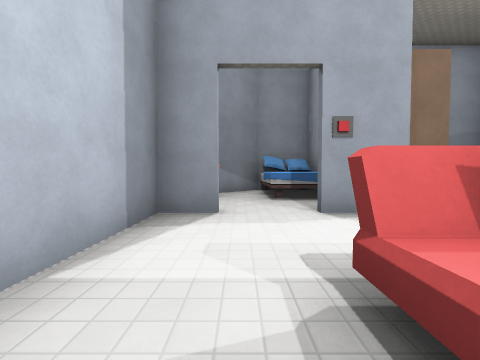
View 1 (above)

16 first-person views from a walk through a 3-D level made in the Godot game engine. The camera is 1.4 m above the floor, tilts 2° down and sees 90° across. The floor is counted in squares, 2 m on a side. Each view is taken from the middle of a square. On the plan, view 1 faces up. The plan holds only what a view shows up to about 9 squares ahead; the rest is blank. The place goes on beyond the plan. Door leaves are left out where a doorway can be walked through. Some surface patterns are stand-ins.

View 2
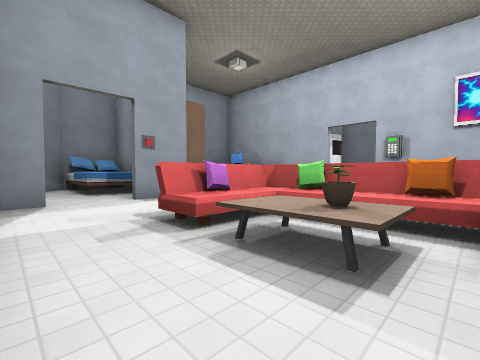

View 3
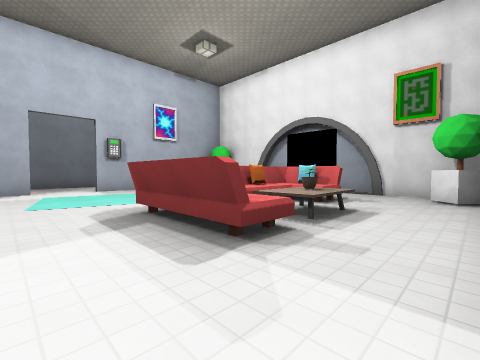

View 4
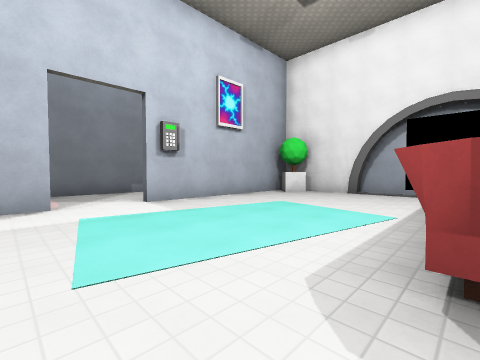

View 5
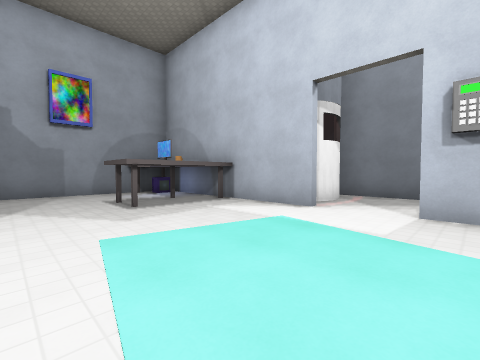

View 6
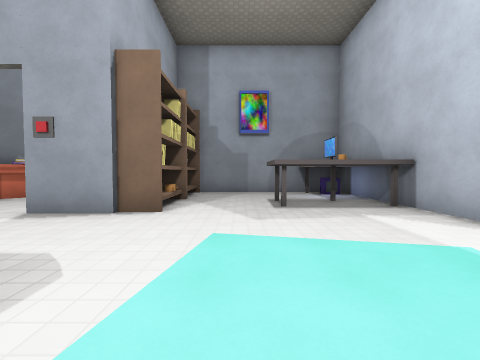

View 7
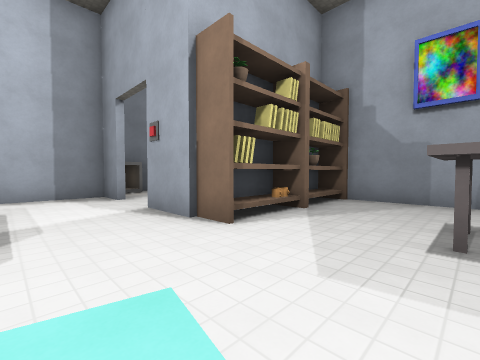

View 8
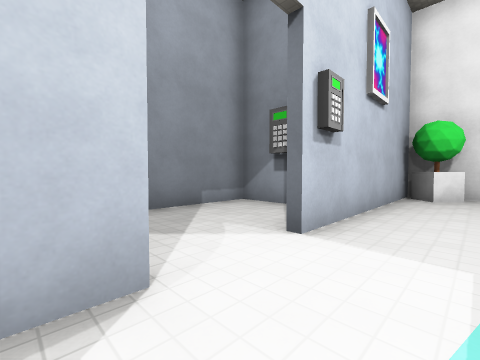

View 9
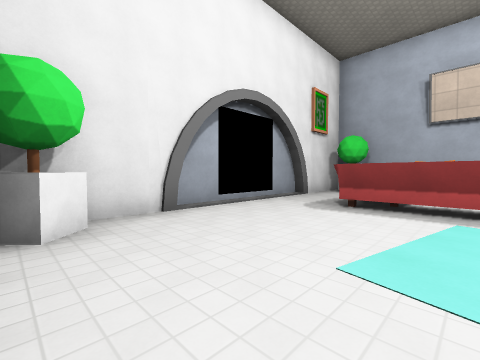

View 10
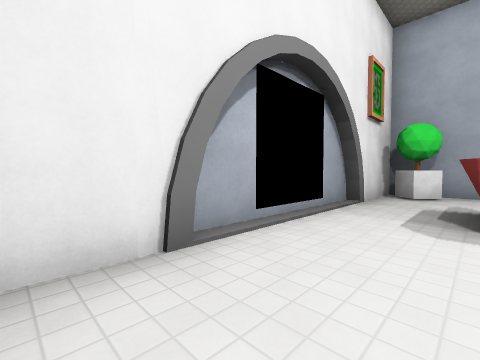

View 11
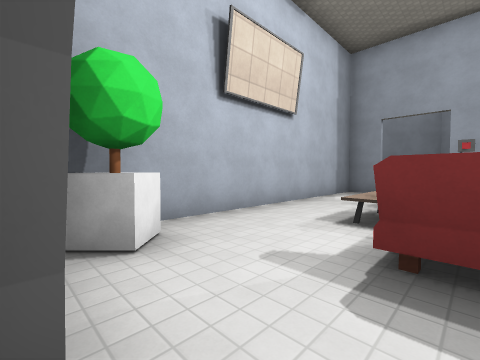

View 12
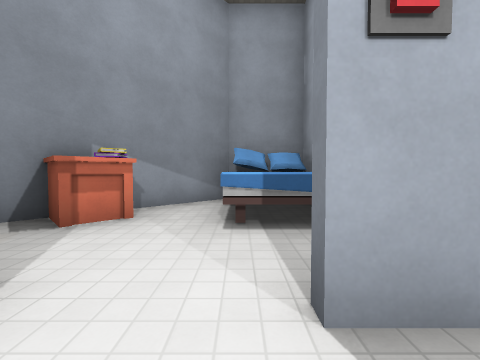

View 13
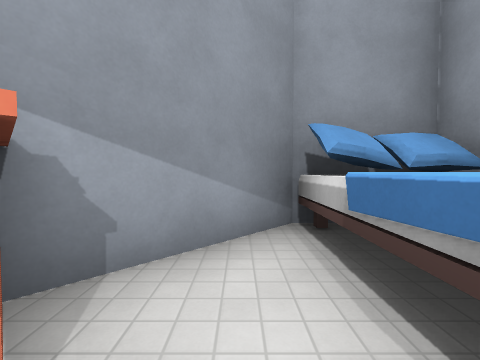

View 14
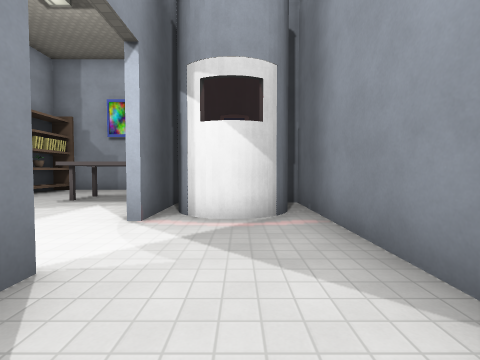

View 15
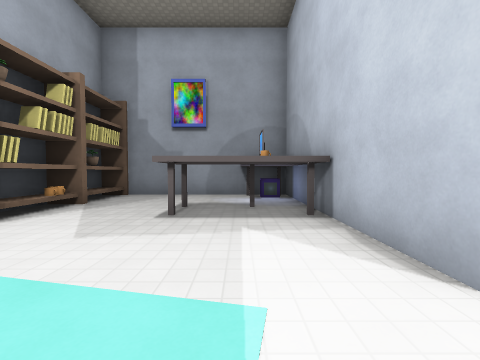

View 16
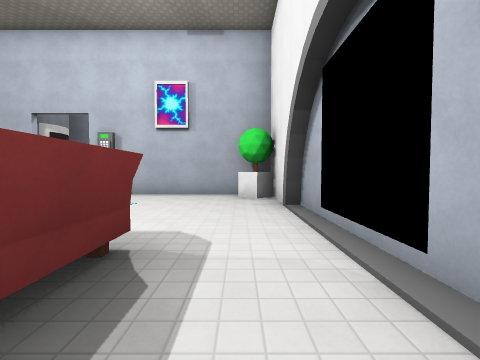

### Floor plan
Key: @ floor where view 1 was taken; # wall or solid block; . floor; D open door; = window, fence, low wall or low ledge; ^ raised ledge; T table; P pot; N nightstand; S shelf; B books; O other object.
Columns run from 2 left of view 1 to 12 right of it. Each row starts with its distance up from view 1.
  9  #########
  8 ##.^^#...###
  7 #N.^ S.....#
  6 #N.^^#..#..#
  5 D....B.....####
  4 ##DD#B.....#O.#
  3 #..........#O.#
  2 #.........DD..#
  1 #..=^#....DD..#
  0 #.@T^#.....#..#
 -1 #..T=#.....#..#
 -2 #...^#.....####
 -3 #...##.....#
 -4 #P........P#
 -5 ####....####
 -6    ######

Where each view was taken, in squares from view 1:
view 1: 0 up, 0 right, facing up
view 2: 2 down, 1 left, facing up-right
view 3: 3 up, 1 left, facing down-right
view 4: 3 up, 3 right, facing down-right
view 5: 0 up, 4 right, facing up-right
view 6: 0 up, 5 right, facing up
view 7: 2 up, 6 right, facing up-left
view 8: 3 up, 7 right, facing down-right
view 9: 1 down, 8 right, facing down-left
view 10: 3 down, 7 right, facing down-left
view 11: 5 down, 2 right, facing up-left
view 12: 3 up, 1 right, facing up
view 13: 6 up, 0 right, facing up
view 14: 1 down, 10 right, facing up
view 15: 1 up, 7 right, facing up
view 16: 4 down, 1 right, facing right
